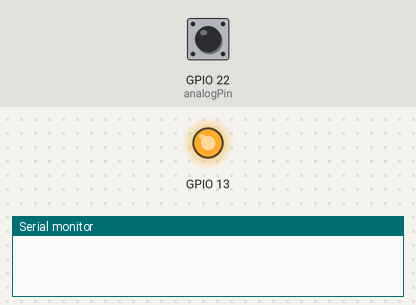
Bench run of a sketch on a simulated ESP32. On the bench: output pins drawn as LEDs (lit = HIGH), the last lines printed to the serial monitor. The test bench sets the inputs (shaded band); at power-on: GPIO 22 (analogPin) HIGH.

Above: at 0.0 s.
At 10.1 s:
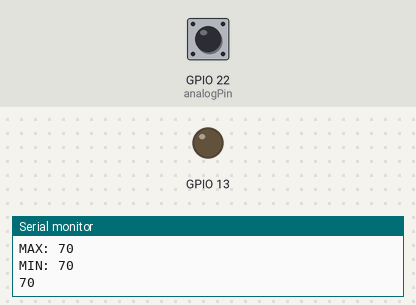
Timing chart, 0 to 11.6 s (numbered marks = the images above):
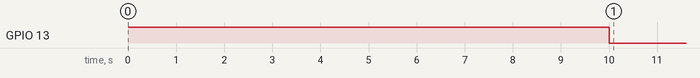

The sketch:

Lab_6_-_Light_Sensor.ino
```cpp
  // Analog PIN w/ Touch
  int analogPin = 22;

  // Value used to setup adn calibrate
  int val = 0;

  // Sensor min and max
  int sensorMin = 65535;
  int sensorMax = 0;

  // Values used for the reading and calculation
  int adc;
  float vCalc;


void setup() {

    // Turns on the LED on the TEENSY during calibration
    pinMode(13, OUTPUT);
    digitalWrite(13, HIGH);

    // Sets up your touch pin for analogRead
    pinMode(analogPin, INPUT);

    // calibrate during the first five seconds
     while (millis() < 10000) {
        val = touchRead(analogPin);

    // record the maximum sensor value
        if (val > sensorMax) {
              sensorMax = val;
        }

    // record the minimum sensor value
        if (val < sensorMin) {
              sensorMin = val;
        }
      }
          // Turn off the TEENSY LED
          digitalWrite(13, LOW);

          // Write out the values
          Serial.print("MAX: ");
          Serial.println(sensorMax);
          Serial.print("MIN: ");
          Serial.println(sensorMin);
}

void loop() {

  adc = touchRead(analogPin);
  val = map(val, sensorMin, sensorMax, 0, 255);
  Serial.println(adc);

  delay(1000);
}
```
